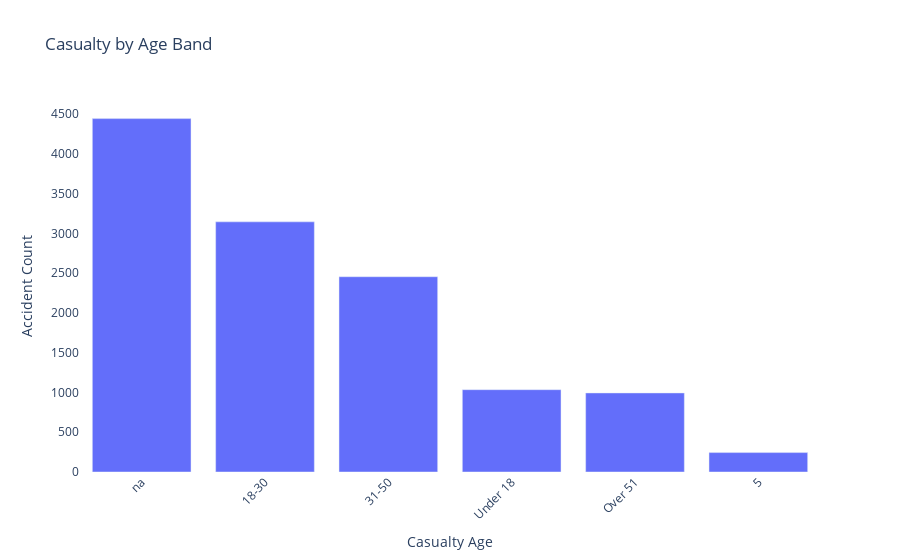

Here is the notebook cell this chart was saved with:
### Code cell
# Age band of Casualty (Interactive Plot)
age_counts = Accidents['Age_band_of_casualty'].value_counts()
fig = px.bar(x=age_counts.index, y=age_counts.values, labels={'x': 'Casualty Age', 'y': 'Accident Count'},
             title='Casualty by Age Band')
fig.update_layout(xaxis_tickangle=-45, plot_bgcolor='rgba(0, 0, 0, 0)')
fig.show()

### Figure 1 — Plotly figure (JSON) as saved in the notebook; plotly's stock layout.template omitted (floating-point values rounded to 4 significant figures)
{"data": [{"alignmentgroup": "True", "hovertemplate": "Casualty Age=%{x}<br>Accident Count=%{y}<extra></extra>", "legendgroup": "", "marker": {"color": "#636efa", "pattern": {"shape": ""}}, "name": "", "offsetgroup": "", "orientation": "v", "showlegend": false, "textposition": "auto", "type": "bar", "x": ["na", "18-30", "31-50", "Under 18", "Over 51", "5"], "xaxis": "x", "y": [4443, 3145, 2455, 1035, 994, 244], "yaxis": "y"}], "layout": {"barmode": "relative", "legend": {"tracegroupgap": 0}, "plot_bgcolor": "rgba(0, 0, 0, 0)", "title": {"text": "Casualty by Age Band"}, "xaxis": {"anchor": "y", "domain": [0, 1], "tickangle": -45, "title": {"text": "Casualty Age"}}, "yaxis": {"anchor": "x", "domain": [0, 1], "title": {"text": "Accident Count"}}}}
